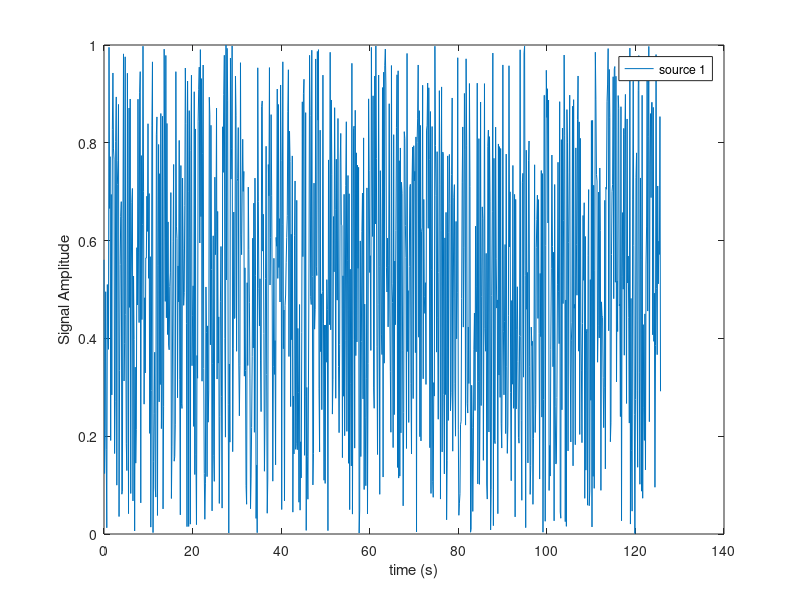
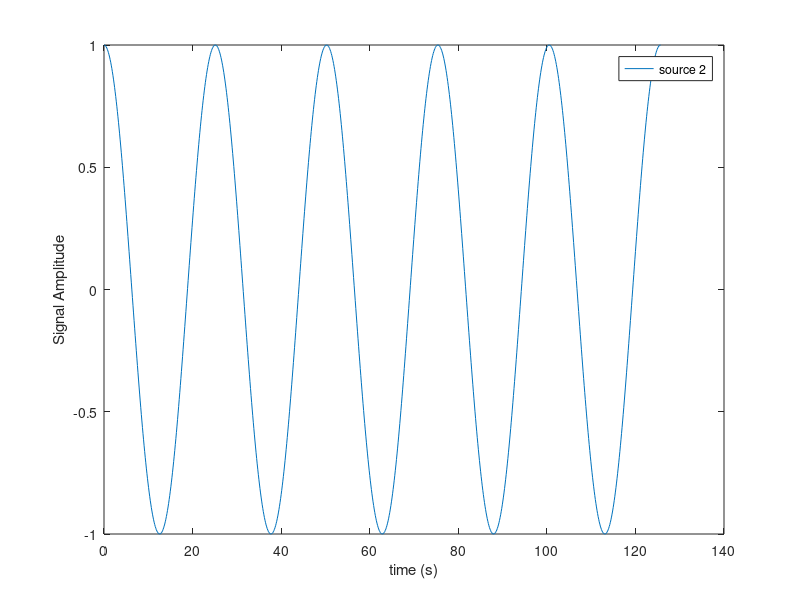
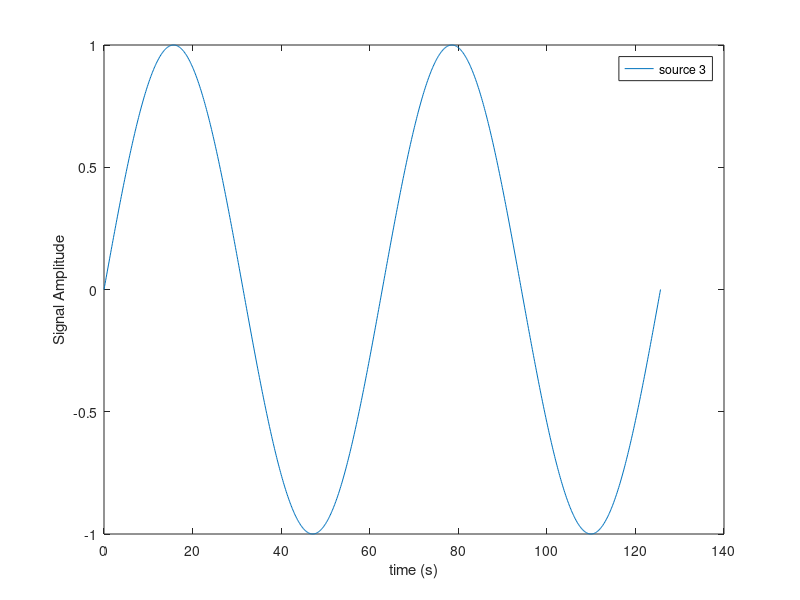
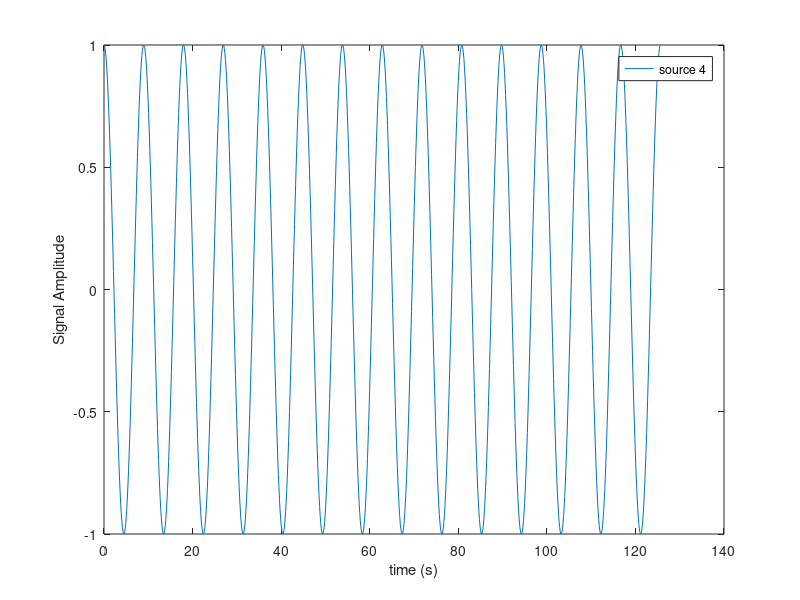

MATLAB code to generate these figures, in order: (Note: this script raises an error after producing the figures.)
clear; close all; clc

% Tick clock
tic

%% Parameters
N = 6;                            %The number of observed mixtures
M = 1000;                         %Sample size, i.e.: number of observations

K = 0.1;                          %Slope of zigzag function
na = 8;                           %Number of zigzag oscillations within sample
ns = 5;                           %Number of alternating step function oscillations within sample

finalTime = 40*pi;                %Final sample time (s)
initialTime = 0;                  %Initial sample time (s)

%% Generating Data for ICA
% Create time vector data
timeVector  = initialTime:(finalTime-initialTime)/(M-1):finalTime;

% Create random, cos, sin and fast cos signal
source1     = rand(1, M);                   
source2     = cos(0.25*timeVector);         
source3     = sin(0.1*timeVector);          
source4     = cos(0.7*timeVector);          

% Ziggsack signal
source5 = zeros(1,M);   
periodSource5 = (finalTime-initialTime)/na; 
for i = 1:M
    source5(i) = K*timeVector(i)-floor(timeVector(i)/periodSource5)*K*periodSource5;
end
source5 = source5 - mean(source5);

% PWM signal
source6 = zeros(1,M);  
periodSource6 = (finalTime-initialTime)/ns/2;
for i = 1:M
    if mod(floor(timeVector(i)/periodSource6),2) == 0
        source6(i) = 1;
    else
        source6(i) = -1;
    end    
end

source6 = source6 - mean(source6);

% Create our source matrix. This matrix is what want to find
S = [source1;source2;source3;source4;source5;source6];

% Create an matrix A that going to mix all signals in S, that we calling X
Amix = rand(N,N);                    
X = Amix*S;                                 

figure
plot(timeVector,source1)                    
xlabel('time (s)')
ylabel('Signal Amplitude') 
legend('source 1')

figure
plot(timeVector,source2)                    
xlabel('time (s)')
ylabel('Signal Amplitude') 
legend('source 2')

figure
plot(timeVector,source3)                    
xlabel('time (s)')
ylabel('Signal Amplitude') 
legend('source 3')

figure
plot(timeVector,source4)                    
xlabel('time (s)')
ylabel('Signal Amplitude') 
legend('source 4')

figure
plot(timeVector,source5)                   
xlabel('time (s)')
ylabel('Signal Amplitude') 
legend('source 5')

figure
plot(timeVector,source6)                    
xlabel('time (s)')
ylabel('Signal Amplitude') 
legend('source 6')

figure
plot(timeVector,X);                      
xlabel('time (s)') 
ylabel('Signal Amplitude')
legend('Observed Mixture 1', 'Observed Mixture 2', 'Observed Mixture 3', 'Observed Mixture 4', 'Observed Mixture 5', 'Observed Mixture 6')

% Use ICA to find S from X
S = ica(X);

figure
plot(timeVector, S(1,:))
xlabel('time (s)') 
ylabel('Signal Amplitude') 
legend('Source Estimation 1')

figure
plot(timeVector, S(2,:))
xlabel('time (s)') 
ylabel('Signal Amplitude') 
legend('Source Estimation 2')

figure
plot(timeVector, S(3,:))
xlabel('time (s)')
ylabel('Signal Amplitude') 
legend('Source Estimation 3')

figure
plot(timeVector, S(4,:))
xlabel('time (s)')
ylabel('Signal Amplitude') 
legend('Source Estimation 4')

figure
plot(timeVector, S(5,:))
xlabel('time (s)')
ylabel('Signal Amplitude') 
legend('Source Estimation 5')

figure
plot(timeVector, S(6,:))
xlabel('time (s)')
ylabel('Signal Amplitude') 
legend('Source Estimation 6')

% End clock time and check the difference how long it took
toc
